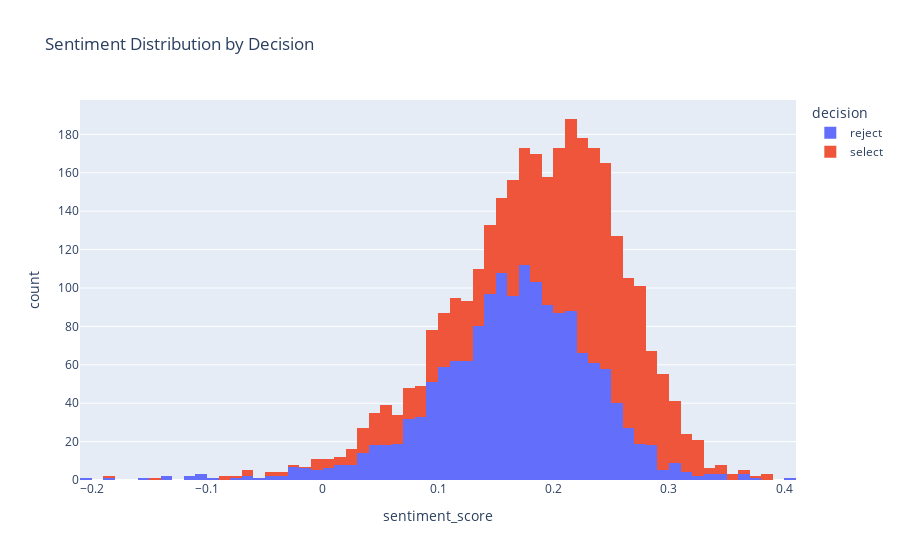

Notebook code for this chart:
### Code cell
import plotly.express as px

# Plot sentiment scores, assuming 'sentiment_score' is the correct column
fig = px.histogram(combo, x="sentiment_score", color="decision", title="Sentiment Distribution by Decision")
fig.show()

### Figure 1 — Plotly figure (JSON) as saved in the notebook; plotly's stock layout.template omitted (floating-point values rounded to 4 significant figures; data arrays with more than 128 entries replaced by an {"elided": "..."} marker saying what was removed)
{"data": [{"alignmentgroup": "True", "bingroup": "x", "hovertemplate": "decision=reject<br>sentiment_score=%{x}<br>count=%{y}<extra></extra>", "legendgroup": "reject", "marker": {"color": "#636efa", "pattern": {"shape": ""}}, "name": "reject", "offsetgroup": "reject", "orientation": "v", "showlegend": true, "type": "histogram", "x": {"elided": "1609 float values"}, "xaxis": "x", "yaxis": "y"}, {"alignmentgroup": "True", "bingroup": "x", "hovertemplate": "decision=select<br>sentiment_score=%{x}<br>count=%{y}<extra></extra>", "legendgroup": "select", "marker": {"color": "#EF553B", "pattern": {"shape": ""}}, "name": "select", "offsetgroup": "select", "orientation": "v", "showlegend": true, "type": "histogram", "x": {"elided": "1565 float values"}, "xaxis": "x", "yaxis": "y"}], "layout": {"barmode": "relative", "legend": {"title": {"text": "decision"}, "tracegroupgap": 0}, "title": {"text": "Sentiment Distribution by Decision"}, "xaxis": {"anchor": "y", "domain": [0, 1], "title": {"text": "sentiment_score"}}, "yaxis": {"anchor": "x", "domain": [0, 1], "title": {"text": "count"}}}}
